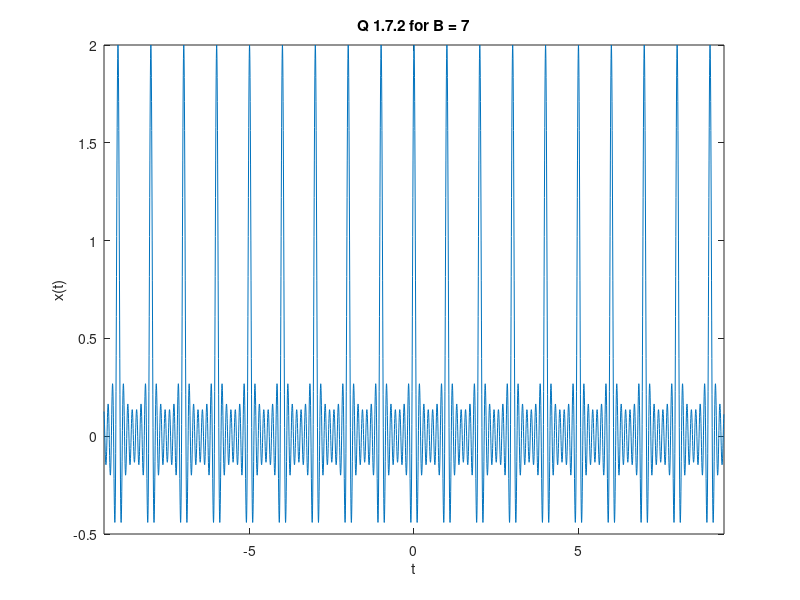

This chart was generated by the following MATLAB code:
B = 7;
M = 2/(2*B + 1);
%  f=0;
%  t=linspace(-5,5, 1000);
%  figure;
%  hold on;
%  for i=0:B
%      f=f+(2*cos(i*(2*pi)*t));
%  end
%  
%  f = f * M;
%  title('Q 1.7.2 with B=7')
 
%  plot(t,f)

lim = 3*pi;
x = -lim:0.005:lim;
plot(x,(2/(2*B+1))*sin((B+0.5)*2*pi*x) ./ sin(pi*x))
title('Q 1.7.2 for B = 7')
xlabel('t')
ylabel('x(t)')
xlim([-lim, lim]);